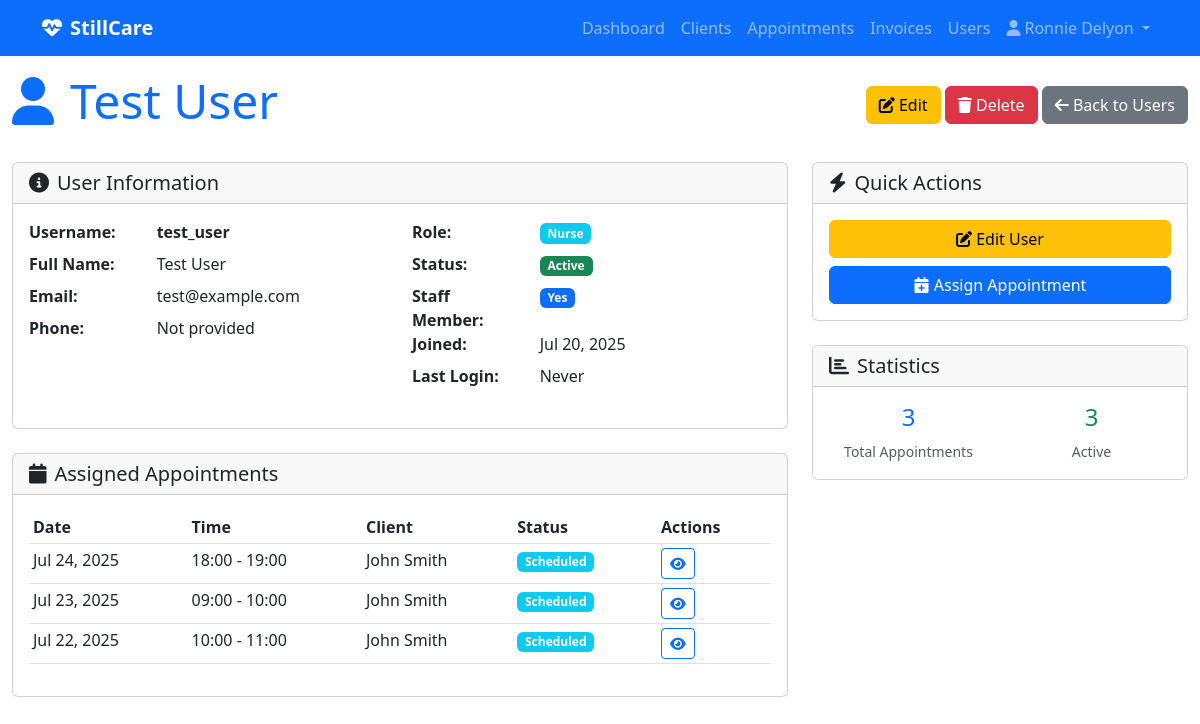
The app's page /users/4/ (signed in) with its own data.
### authentication/models.py (models this page shows, shortened)
class User(AbstractUser):
    ROLE_CHOICES = [
        ('nurse', 'Nurse'),
        ('admin', 'Admin'),
    ]
    role = models.CharField(
        max_length=10,
        choices=ROLE_CHOICES,
        default='nurse',
        help_text="User role in the system"
    )
    phone = models.CharField(max_length=20, blank=True, null=True)
    is_staff_member = models.BooleanField(
        default=True,
        help_text="Whether this user is a staff member"
    )
    login_code = models.CharField(
        max_length=6,
        unique=True,
        blank=True,
        null=True,
        validators=[
            RegexValidator(
                regex=r'^[0-9]{6}$',
                message='Login code must be exactly 6 digits.',
                code='invalid_login_code'
            ),
        ],
        help_text="6-digit code for app login (optional)"
    )
    biometric_id = models.CharField(
        max_length=255,
        unique=True,
        blank=True,
        null=True,
        help_text="Unique biometric identifier for fingerprint/face recognition (optional)"
    )
    class Meta:
        verbose_name = "User"
        verbose_name_plural = "Users"

### appointment_management/models.py (models this page shows, shortened)
class Appointment(models.Model):
    FREQUENCY_CHOICES = [
        ('daily', 'Daily'),
        ('weekly', 'Weekly'),
        ('monthly', 'Monthly'),
    ]
    title = models.CharField(max_length=200)
    description = models.TextField(blank=True, null=True)
    start_time = models.DateTimeField(help_text="When the appointment/visit should start")
    end_time = models.DateTimeField(help_text="When the appointment/visit should end")
    status = models.CharField(max_length=50, choices=[
        ('scheduled', 'Scheduled'),
        ('completed', 'Completed'),
        ('cancelled', 'Cancelled'),
        ('no_show', 'No Show'),
    ], default='scheduled')
    client = models.ForeignKey(
        'client_management.Client',
        on_delete=models.CASCADE,
        related_name='appointments',
        help_text="The client this appointment is for"
    )
    frequency = models.CharField(
        max_length=20,
        choices=FREQUENCY_CHOICES,
        blank=True,
        null=True,
        help_text="How often this appointment repeats"
    )
    assigned_staff = models.ForeignKey(settings.AUTH_USER_MODEL, on_delete=models.PROTECT, null=False, blank=False, related_name='appointments', help_text="Staff member assigned to this appointment")
    created_at = models.DateTimeField(auto_now_add=True)
    updated_at = models.DateTimeField(auto_now=True)
    class Meta:
        verbose_name = "Appointment"
        verbose_name_plural = "Appointments"
    VISIT_STATUS_CHOICES = [
        ('scheduled', 'Scheduled'),
        ('in_progress', 'In Progress'),
        ('completed', 'Completed'),
        ('cancelled', 'Cancelled'),
    ]
    status = models.CharField(
        max_length=20,
        choices=VISIT_STATUS_CHOICES,
        default='scheduled'
    )
    actual_start_time = models.DateTimeField(blank=True, null=True)
    actual_end_time = models.DateTimeField(blank=True, null=True)
    checklist_items = models.JSONField(
        default=list,
        help_text="List of checklist items from the client's care plan"
    )

### client_management/models.py (models this page shows, shortened)
class Client(models.Model):
    CHECKLIST_CHOICES = [
        ('basic_care', 'Basic Care'),
        ('medication_management', 'Medication Management'),
        ('wound_care', 'Wound Care'),
        ('physical_therapy', 'Physical Therapy'),
        ('nursing_care', 'Nursing Care'),
        ('social_work', 'Social Work'),
        ('nutrition', 'Nutrition'),
        ('hygiene', 'Hygiene'),
        ('mobility', 'Mobility Assistance'),
        ('monitoring', 'Vital Signs Monitoring'),
        ('education', 'Patient Education'),
        ('family_support', 'Family Support'),
        ('emergency_prep', 'Emergency Preparedness'),
        ('equipment', 'Medical Equipment'),
        ('transportation', 'Transportation'),
    ]
    first_name = models.CharField(max_length=100)
    last_name = models.CharField(max_length=100)
    address = models.TextField()
    phone = models.CharField(max_length=20, blank=True, null=True)
    email = models.EmailField(blank=True, null=True)
    care_checklist = models.JSONField(
        default=list,
        help_text="List of care items required for this client"
    )
    created_at = models.DateTimeField(auto_now_add=True)
    updated_at = models.DateTimeField(auto_now=True)
    @property
    def full_name(self):
        return f"{self.first_name} {self.last_name}"
    class Meta:
        verbose_name = "Client"
        verbose_name_plural = "Clients"
        ordering = ['last_name', 'first_name']

### care_backend/views.py (the view)
# urls.py: path('users/<int:user_id>/', views.user_detail, name='user_detail'),
@login_required
@user_passes_test(is_admin)
def user_detail(request, user_id):
    user = get_object_or_404(User, id=user_id)
    appointments = Appointment.objects.filter(assigned_staff=user).order_by('-start_time')
    context = {
        'user_detail': user,
        'appointments': appointments,
    }
    return render(request, 'users/detail.html', context)

### care_backend/views.py (called while the page is built)
def is_admin(user):
    return user.is_authenticated and (user.is_superuser or user.role == 'admin')

### templates/users/detail.html (shortened to what this page needs)
{% extends "base.html" %}
{% block content %}
<div class="d-flex justify-content-between align-items-center mb-4">
    <h1 class="display-5 text-primary">
        <i class="fas fa-user me-3"></i>{{ user_detail.get_full_name|default:user_detail.username }}
    </h1>
    <div>
        <a href="{% url 'user_edit' user_detail.id %}" class="btn btn-warning">
            <i class="fas fa-edit"></i> Edit
        </a>
        <a href="{% url 'user_delete' user_detail.id %}" class="btn btn-danger">
            <i class="fas fa-trash"></i> Delete
        </a>
        <a href="{% url 'user_list' %}" class="btn btn-secondary">
            <i class="fas fa-arrow-left"></i> Back to Users
        </a>
    </div>
</div>
<div class="row">
    <div class="col-lg-8">
        <div class="card mb-4">
            <div class="card-header">
                <h5 class="mb-0"><i class="fas fa-info-circle me-2"></i>User Information</h5>
            </div>
            <div class="card-body">
                <div class="row">
                    <div class="col-md-6">
                        <dl class="row">
                            <dt class="col-sm-4">Username:</dt>
                            <dd class="col-sm-8"><strong>{{ user_detail.username }}</strong></dd>
                            <dt class="col-sm-4">Full Name:</dt>
                            <dd class="col-sm-8">{{ user_detail.get_full_name|default:"Not provided" }}</dd>
                            <dt class="col-sm-4">Email:</dt>
                            <dd class="col-sm-8">{{ user_detail.email|default:"Not provided" }}</dd>
                            <dt class="col-sm-4">Phone:</dt>
                            <dd class="col-sm-8">{{ user_detail.phone|default:"Not provided" }}</dd>
                        </dl>
                    </div>
                    <div class="col-md-6">
                        <dl class="row">
                            <dt class="col-sm-4">Role:</dt>
                            <dd class="col-sm-8">
                                <span class="badge bg-{% if user_detail.role == 'admin' %}danger{% else %}info{% endif %}">
                                    {{ user_detail.get_role_display }}
                                </span>
                            </dd>
                            <dt class="col-sm-4">Status:</dt>
                            <dd class="col-sm-8">
                                <span class="badge bg-{% if user_detail.is_active %}success{% else %}secondary{% endif %}">
                                    {% if user_detail.is_active %}Active{% else %}Inactive{% endif %}
                                </span>
                            </dd>
                            <dt class="col-sm-4">Staff Member:</dt>
                            <dd class="col-sm-8">
                                <span class="badge bg-{% if user_detail.is_staff_member %}primary{% else %}light{% endif %}">
                                    {% if user_detail.is_staff_member %}Yes{% else %}No{% endif %}
                                </span>
                            </dd>
                            <dt class="col-sm-4">Joined:</dt>
                            <dd class="col-sm-8">{{ user_detail.date_joined|date:"M d, Y" }}</dd>
                            <dt class="col-sm-4">Last Login:</dt>
                            <dd class="col-sm-8">{{ user_detail.last_login|date:"M d, Y H:i"|default:"Never" }}</dd>
                        </dl>
                    </div>
                </div>
            </div>
        </div>
        <div class="card">
            <div class="card-header">
                <h5 class="mb-0"><i class="fas fa-calendar me-2"></i>Assigned Appointments</h5>
            </div>
            <div class="card-body">
                {% if appointments %}
                    <div class="table-responsive">
                        <table class="table table-sm">
                            <thead>
                                <tr>
                                    <th>Date</th>
                                    <th>Time</th>
                                    <th>Client</th>
                                    <th>Status</th>
                                    <th>Actions</th>
                                </tr>
                            </thead>
                            <tbody>
                                {% for appointment in appointments %}
                                <tr>
                                    <td>{{ appointment.start_time|date:"M d, Y" }}</td>
                                    <td>{{ appointment.start_time|time:"H:i" }} - {{ appointment.end_time|time:"H:i" }}</td>
                                    <td>{{ appointment.client.full_name }}</td>
                                    <td>
                                        <span class="badge bg-{% if appointment.status == 'scheduled' %}info{% elif appointment.status == 'completed' %}success{% elif appointment.status == 'in_progress' %}warning{% else %}secondary{% endif %}">
                                            {{ appointment.get_status_display }}
                                        </span>
                                    </td>
                                    <td>
                                        <a href="{% url 'appointment_detail' appointment.id %}" class="btn btn-sm btn-outline-primary">
                                            <i class="fas fa-eye"></i>
                                        </a>
                                    </td>
                                </tr>
                                {% endfor %}
                            </tbody>
                        </table>
                    </div>
                {% else %}
                    <p class="text-muted">No appointments assigned to this user.</p>
                {% endif %}
            </div>
        </div>
    </div>
    <div class="col-lg-4">
        <div class="card mb-4">
            <div class="card-header">
                <h5 class="mb-0"><i class="fas fa-bolt me-2"></i>Quick Actions</h5>
            </div>
            <div class="card-body">
                <div class="d-grid gap-2">
                    <a href="{% url 'user_edit' user_detail.id %}" class="btn btn-warning">
                        <i class="fas fa-edit"></i> Edit User
                    </a>
                    <a href="{% url 'appointment_create' %}" class="btn btn-primary">
                        <i class="fas fa-calendar-plus"></i> Assign Appointment
                    </a>
                </div>
            </div>
        </div>
        <div class="card">
            <div class="card-header">
                <h5 class="mb-0"><i class="fas fa-chart-bar me-2"></i>Statistics</h5>
            </div>
            <div class="card-body">
                <div class="row text-center">
                    <div class="col-6">
                        <h4 class="text-primary">{{ appointments.count }}</h4>
                        <small class="text-muted">Total Appointments</small>
                    </div>
                    <div class="col-6">
                        <h4 class="text-success">{{ appointments.count }}</h4>
                        <small class="text-muted">Active</small>
                    </div>
                </div>
            </div>
        </div>
    </div>
</div>
{% endblock %}

### templates/base.html (shortened to what this page needs)
<!DOCTYPE html>
<html lang="en">
<head>
    <link href="https://cdn.jsdelivr.net/npm/bootstrap@5.3.0/dist/css/bootstrap.min.css" rel="stylesheet">
    <link href="https://cdnjs.cloudflare.com/ajax/libs/font-awesome/6.4.0/css/all.min.css" rel="stylesheet">
    <link href="/static/styles.css" rel="stylesheet">
</head>
<body>
    <nav class="navbar navbar-expand-lg navbar-dark bg-primary fixed-top">
        <div class="container">
            <a class="navbar-brand fw-bold" href="/">
                <i class="fas fa-heartbeat me-2"></i>StillCare
            </a>
            <div class="collapse navbar-collapse" id="navbarNav">
                <ul class="navbar-nav ms-auto">
                    <li class="nav-item"><a class="nav-link" href="/">Dashboard</a></li>
                    <li class="nav-item"><a class="nav-link" href="/clients/">Clients</a></li>
                    <li class="nav-item"><a class="nav-link" href="/appointments/">Appointments</a></li>
                    <li class="nav-item"><a class="nav-link" href="/invoices/">Invoices</a></li>
                    {% if user.is_authenticated and user.role == 'admin' or user.is_superuser %}
                    <li class="nav-item"><a class="nav-link" href="/users/">Users</a></li>
                    {% endif %}
                    {% if user.is_authenticated %}
                    <li class="nav-item dropdown">
                        <a class="nav-link dropdown-toggle" href="#" id="navbarDropdown" role="button" data-bs-toggle="dropdown">
                            <i class="fas fa-user me-1"></i>{{ user.get_full_name|default:user.username }}
                        </a>
                    </li>
                    {% endif %}
                </ul>
            </div>
        </div>
    </nav>
    <div class="container-fluid mt-5 pt-4">
        {% block content %}{% endblock %}
    </div>
</body>
</html>

### records on screen
User: get_full_name "Ronnie Delyon"
User: get_full_name "Test User", username "test_user", email "test@example.com", phone "Not provided", role "Nurse", date_joined "Jul 20, 2025", last_login "Never"
Appointment: start_time "Jul 24, 2025", start_time "18:00", end_time "19:00", client.full_name "John Smith", status "Scheduled"
Appointment: start_time "Jul 23, 2025", start_time "09:00", end_time "10:00", client.full_name "John Smith", status "Scheduled"
Appointment: start_time "Jul 22, 2025", start_time "10:00", end_time "11:00", client.full_name "John Smith", status "Scheduled"

### other values on screen
{{ appointments.count }} "3"
